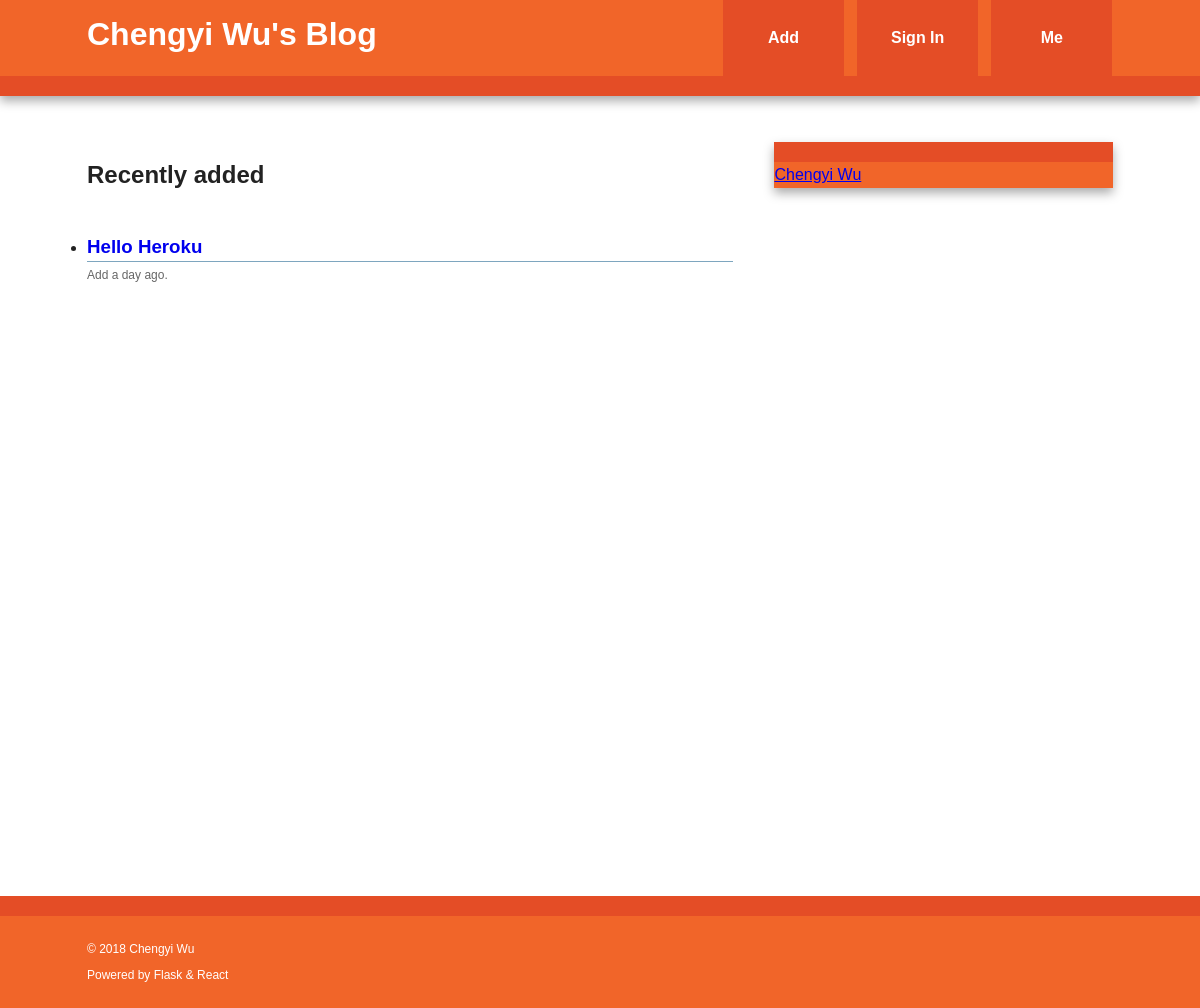
The page /index on the database as committed earlier.
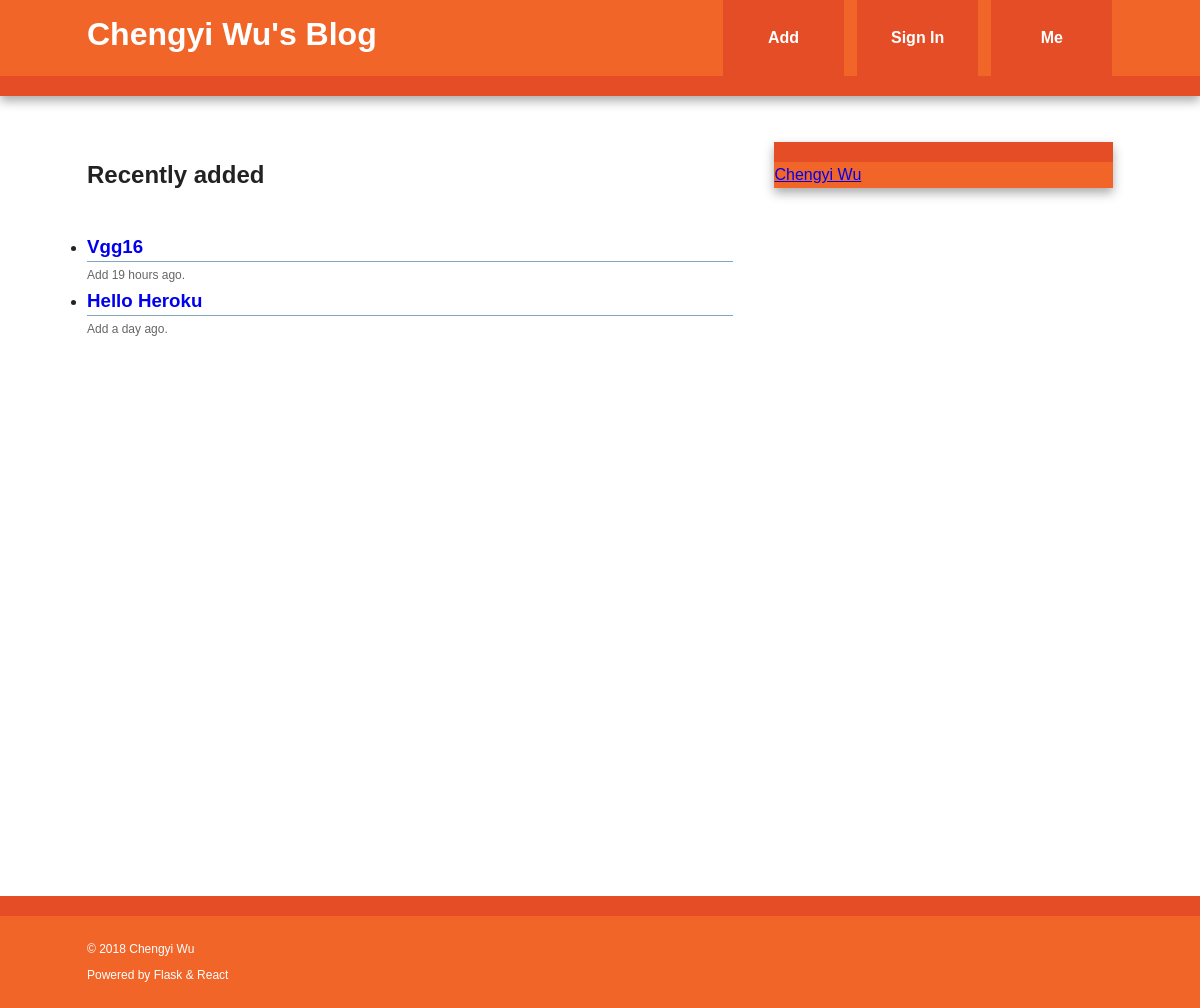
The same page on the database as committed later.
### blog/models.py (models this page shows, shortened)
class BlogPost(db.Model):
    id = db.Column(db.Integer, primary_key=True)
    date = db.Column(db.DateTime, default=datetime.utcnow)
    title = db.Column(db.String(256), nullable=False)
    body = db.Column(db.Text, nullable=False)
    user_id = db.Column(db.Integer, db.ForeignKey('user.id'), nullable=False)
    @staticmethod
    def newest(num):
        return BlogPost.query.order_by(desc(BlogPost.date)).limit(num)

### blog/main/views.py (the view)
@main.route('/')
@main.route('/index')
def index():
    return render_template('index.html', new_blogposts=BlogPost.newest(3), blog_title="Chengyi's Blog")

### blog/templates/index.html (shortened to what this page needs)
{% extends "base.html" %}
{% block content %}
    <article>
            <section>
                <h2>Recently added</h2>
                {% if new_blogposts.count() > 0 %}
                    {% with blogposts = new_blogposts %}
                        {% include "blog_list.html" %}
                    {% endwith %}
                {% else %}
                    No blogs have been posted yet
                {% endif %}
            </section>
        </article>
{% endblock %}

### blog/templates/base.html (shortened to what this page needs)
<!doctype html>
<html class="no-js" lang="">
    <head>
        <link rel="stylesheet" href="../static/css/normalize.min.css">
        <link rel="stylesheet" href="../static/css/main.css">
    </head>
    <body>
        <div class="header-container">
            <header class="wrapper clearfix">
                <a href="{{ url_for('main.index') }}" style="text-decoration:none;"><h1 class="title">Chengyi Wu's Blog</h1></a>
                <nav>
                    <ul>
                        <li><a href="{{ url_for('posts.add') }}">Add</a></li>
                        <li>
                            {% if current_user.is_authenticated %}
                                <a href="{{ url_for('auth.logout') }}">Sign Out</a>
                            {% else %}
                                <a href="{{ url_for('auth.login') }}">Sign In</a>
                            {% endif %}
                        </li>
                        <li><a href="{{ url_for('main.aboutme') }}">Me</a></li>
                    </ul>
                </nav>
            </header>
        </div>
        <div class="main-container">
            <div class="main wrapper clearfix">
                {% block content %}
                {% endblock %}
                {% block sidebar %}
                    <aside>
                        <div class="LI-profile-badge"  data-version="v1" data-size="large" data-locale="en_US" data-type="horizontal" data-theme="light" data-vanity="chengyi-wu"><a class="LI-simple-link" href='https://cn.linkedin.com/in/chengyi-wu?trk=profile-badge'>Chengyi Wu</a></div>
                    </aside>
                {% endblock %}
            </div>
        </div>
        <div class="footer-container">
            <footer class="wrapper">
                <div>&copy; {{ moment().format('YYYY') }} Chengyi Wu</div>
                <div>Powered by <a href="http://flask.pocoo.org/" target="_blank">Flask</a> &amp; <a href="https://reactjs.org/" target="_blank">React</a></div>
            </footer>
        </div>
    </body>
</html>

### blog/templates/blog_list.html
<ul class="blogposts">
    {% for blogpost in blogposts %}
        <li>
            <a class="header" href="/posts/{{ blogpost.id }}">
                <h3 class="blogtitle">
                    {{ blogpost.title|truncate(32, killwords=True) }}
                </h3>
            </a>
            <div class="blogbody">
            </div>
            <div class="info">
                Add {{ moment(blogpost.date).fromNow() }}.
            </div>
        </li>
    {% endfor %}
</ul>

### blog/static/css/main.css (style rules this page uses)
html { color: #222; font-size: 1em; line-height: 1.4; }
body { font: 16px/26px Georgia, Helvetica, Helvetica Neue, Arial; }
.wrapper { width: 90%; margin: 0 5%; }
.header-container { border-bottom: 20px solid #e44d26; }
.footer-container, .main aside { border-top: 20px solid #e44d26; }
.header-container, .footer-container, .main aside { background: #f16529; }
.title { color: white; }
nav ul { margin: 0; padding: 0; list-style-type: none; }
nav a { display: block; margin-bottom: 10px; padding: 15px 0; text-align: center; text-decoration: none; font-weight: bold; color: white; background: #e44d26; }
.main { padding: 30px 0; }
.main aside { color: white; }
.footer-container footer { color: white; padding: 20px 0; }
.blogposts { display: inline; }
.blogposts a { text-decoration: none; }
.blogtitle { display: inline; list-style: none none; padding-left: 0; }
div.blogbody { color: #666666; border-top: 1px solid #7EA6BF; display: block; }
div.info { font-size: .75em; color: #666666; }
.footer-container div { font-family: Arial; font-size: 12px; }
.footer-container a { font-family: Arial; font-size: 12px; text-decoration: none; color: white; }
.main-container { min-height: 800px; }
@media only screen and (min-width: 480px) { nav a { float: left; width: 27%; margin: 0 1.7%; padding: 25px 2%; margin-bottom: 0; } }
@media only screen and (min-width: 480px) { nav li:first-child a { margin-left: 0; } }
@media only screen and (min-width: 480px) { nav li:last-child a { margin-right: 0; } }
@media only screen and (min-width: 480px) { nav ul li { display: inline; } }
@media only screen and (min-width: 768px) { .header-container, .main aside { -webkit-box-shadow: 0 5px 10px #aaa; -moz-box-shadow: 0 5px 10px #aaa; box-shadow: 0 5px 10px #aaa; } }
@media only screen and (min-width: 768px) { .title { float: left; } }
@media only screen and (min-width: 768px) { nav { float: right; width: 38%; } }
@media only screen and (min-width: 768px) { .main article { float: left; width: 63%; } }
@media only screen and (min-width: 768px) { .main aside { float: right; width: 33%; } }
@media only screen and (min-width: 1140px) { .wrapper { width: 1026px; margin: 0 auto; } }
.clearfix:before, .clearfix:after { content: " "; display: table; }
.clearfix:after { clear: both; }
.clearfix { *zoom: 1; }

Rows that differ between the two databases and show on the page:
added BlogPost: title "Vgg16", date "19 hours ago"
